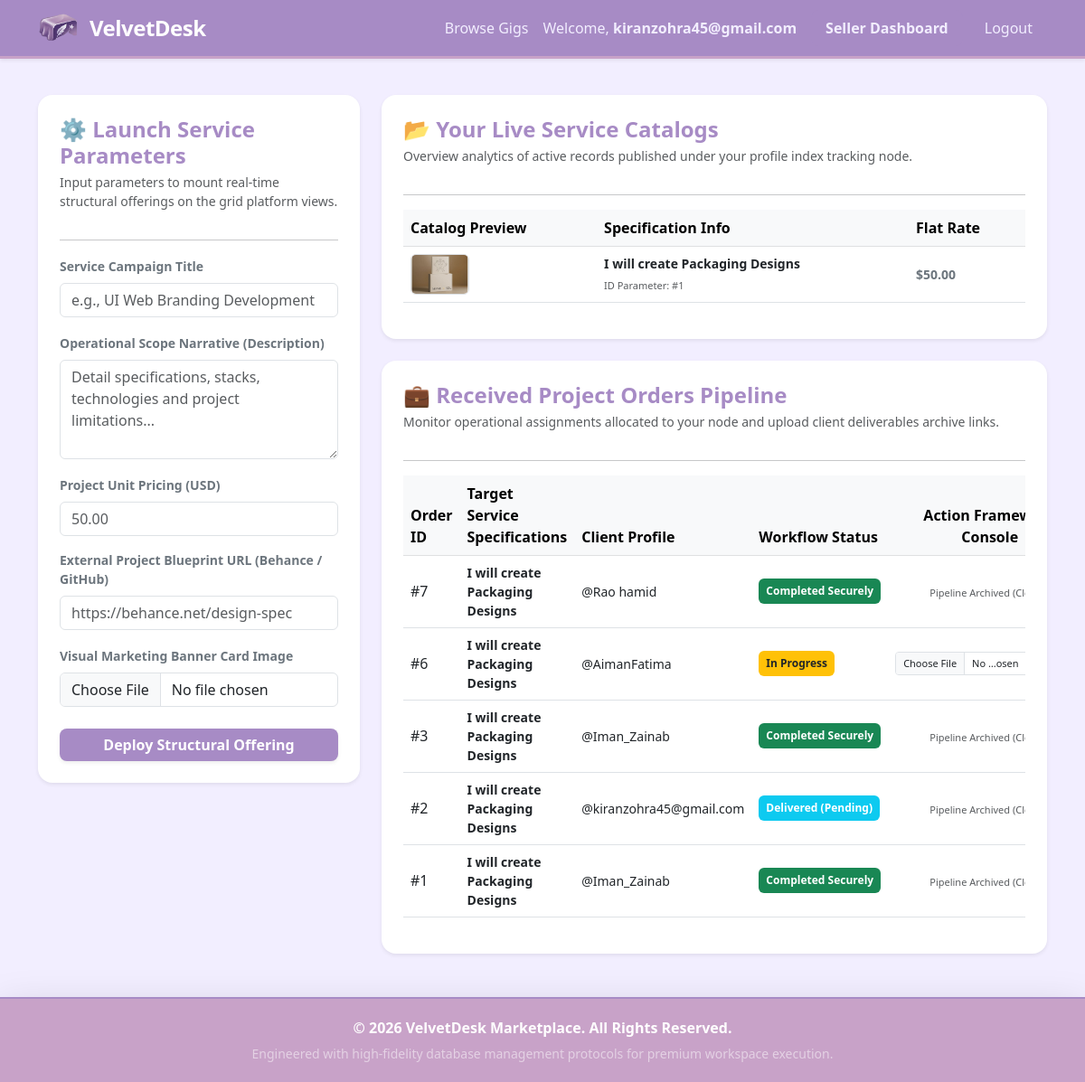
/dashboard.php (signed in), run on the app's committed database.
### tables this page shows
CREATE TABLE gigs (
        gig_id INTEGER PRIMARY KEY AUTOINCREMENT,
        user_id INTEGER,
        title TEXT NOT NULL,
        description TEXT NOT NULL,
        price REAL NOT NULL,
        image_path TEXT DEFAULT 'assets/default-gig.png',
        portfolio_link TEXT DEFAULT '',
        FOREIGN KEY (user_id) REFERENCES users(user_id) ON DELETE CASCADE
    );

CREATE TABLE orders (
        order_id INTEGER PRIMARY KEY AUTOINCREMENT,
        gig_id INTEGER,
        buyer_id INTEGER,
        seller_id INTEGER,
        order_status TEXT DEFAULT 'In Progress', 
        delivery_file_path TEXT DEFAULT NULL,
        submission_date DATETIME DEFAULT CURRENT_TIMESTAMP,
        FOREIGN KEY(gig_id) REFERENCES gigs(gig_id),
        FOREIGN KEY(buyer_id) REFERENCES users(user_id),
        FOREIGN KEY(seller_id) REFERENCES users(user_id)
    );

### dashboard.php (the view, shortened to what this page needs)
<?php
include 'config.php';
include 'header.php';
$current_user_id = $_SESSION['user_id'];
try {
    $gigs_sql = "SELECT * FROM gigs WHERE user_id = :user_id ORDER BY gig_id DESC";
    $gigs_stmt = $conn->prepare($gigs_sql);
    $gigs_stmt->bindParam(':user_id', $current_user_id);
    $gigs_stmt->execute();
    $my_gigs = $gigs_stmt->fetchAll(PDO::FETCH_ASSOC);
    $orders_sql = "SELECT orders.*, gigs.title, users.username AS buyer_name FROM orders
                   JOIN gigs ON orders.gig_id = gigs.gig_id
                   JOIN users ON orders.buyer_id = users.user_id
                   WHERE orders.seller_id = :user_id ORDER BY orders.order_id DESC";
    $orders_stmt = $conn->prepare($orders_sql);
    $orders_stmt->bindParam(':user_id', $current_user_id);
    $orders_stmt->execute();
    $received_orders = $orders_stmt->fetchAll(PDO::FETCH_ASSOC);
} catch (PDOException $e) {
    echo "<div class='alert alert-danger'>Pipeline Sync Failure: " . htmlspecialchars($e->getMessage()) . "</div>";
    $my_gigs = [];
    $received_orders = [];
}
?>
<div class="row mt-3">
    <div class="col-lg-4 mb-4">
        <div class="card p-4 border-0 shadow-sm rounded-4 bg-white">
            <h4 class="fw-bold mb-1" style="color: #A78BC5;">⚙️ Launch Service Parameters</h4>
            <p class="text-muted small">Input parameters to mount real-time structural offerings on the grid platform views.</p>
            <hr>
            <form action="dashboard.php" method="POST" enctype="multipart/form-data">
                <div class="mb-3">
                    <label class="form-label small fw-semibold text-secondary">Service Campaign Title</label>
                    <input type="text" name="title" class="form-control" placeholder="e.g., UI Web Branding Development" required>
                </div>
                <div class="mb-3">
                    <label class="form-label small fw-semibold text-secondary">Operational Scope Narrative (Description)</label>
                    <textarea name="description" class="form-control" rows="4" placeholder="Detail specifications, stacks, technologies and project limitations..." required></textarea>
                </div>
                <div class="mb-3">
                    <label class="form-label small fw-semibold text-secondary">Project Unit Pricing (USD)</label>
                    <input type="number" step="0.01" name="price" class="form-control" placeholder="50.00" required>
                </div>
                <div class="mb-3">
                    <label class="form-label small fw-semibold text-secondary">External Project Blueprint URL (Behance / GitHub)</label>
                    <input type="url" name="portfolio_link" class="form-control" placeholder="https://behance.net/design-spec">
                </div>
                <div class="mb-3">
                    <label class="form-label small fw-semibold text-secondary">Visual Marketing Banner Card Image</label>
                    <input type="file" name="gig_image" class="form-control" accept="image/*">
                </div>
                <button type="submit" name="publish_gig_btn" class="btn btn-velvet w-100 py-2.5 mt-2 shadow-sm">Deploy Structural Offering</button>
            </form>
        </div>
    </div>
    <div class="col-lg-8">
        <div class="card p-4 border-0 shadow-sm rounded-4 bg-white mb-4">
            <h4 class="fw-bold mb-1" style="color: #A78BC5;">📂 Your Live Service Catalogs</h4>
            <p class="text-muted small">Overview analytics of active records published under your profile index tracking node.</p>
            <hr>
            <?php if (empty($my_gigs)): ?>
                <p class="text-center text-muted py-4 small">No tracking points initialized on the public server cluster matrix yet.</p>
            <?php else: ?>
                <div class="table-responsive">
                    <table class="table align-middle">
                        <thead class="table-light">
                            <tr>
                                <th>Catalog Preview</th>
                                <th>Specification Info</th>
                                <th>Flat Rate</th>
                            </tr>
                        </thead>
                        <tbody>
                            <?php foreach ($my_gigs as $g): ?>
                                <tr>
                                    <td>
                                        <img src="<?php echo htmlspecialchars($g['image_path']); ?>" style="width: 65px; height: 45px; object-fit: cover; border-radius: 6px;" class="border">
                                    </td>
                                    <td>
                                        <div class="fw-bold text-dark small"><?php echo htmlspecialchars($g['title']); ?></div>
                                        <span class="text-muted" style="font-size: 11px;">ID Parameter: #<?php echo $g['gig_id']; ?></span>
                                    </td>
                                    <td class="fw-bold text-secondary small">$<?php echo number_format($g['price'], 2); ?></td>
                                </tr>
                            <?php endforeach; ?>
                        </tbody>
                    </table>
                </div>
            <?php endif; ?>
        </div>
        <div class="card p-4 shadow-sm border-0 rounded-4 bg-white">
            <h4 class="fw-bold mb-1" style="color: #A78BC5;">💼 Received Project Orders Pipeline</h4>
            <p class="text-muted small">Monitor operational assignments allocated to your node and upload client deliverables archive links.</p>
            <hr>
            <?php if (empty($received_orders)): ?>
                <p class="text-center text-muted py-4 small">No transactional tasks requested from consumer indexes yet.</p>
            <?php else: ?>
                <div class="table-responsive">
                    <table class="table align-middle">
                        <thead class="table-light">
                            <tr>
                                <th>Order ID</th>
                                <th>Target Service Specifications</th>
                                <th>Client Profile</th>
                                <th>Workflow Status</th>
                                <th class="text-center">Action Framework Console</th>
                            </tr>
                        </thead>
                        <tbody>
                            <?php foreach ($received_orders as $order): ?>
                                <tr>
                                    <td>#<?php echo $order['order_id']; ?></td>
                                    <td class="fw-bold text-dark small"><?php echo htmlspecialchars($order['title']); ?></td>
                                    <td class="small">@<?php echo htmlspecialchars($order['buyer_name']); ?></td>
                                    <td>
                                        <?php if ($order['order_status'] === 'In Progress'): ?>
                                            <span class="badge bg-warning text-dark p-2">In Progress</span>
                                        <?php elseif ($order['order_status'] === 'Delivered'): ?>
                                            <span class="badge bg-info text-white p-2">Delivered (Pending)</span>
                                        <?php else: ?>
                                            <span class="badge bg-success text-white p-2">Completed Securely</span>
                                        <?php endif; ?>
                                    </td>
                                    <td class="text-center">
                                        <?php if ($order['order_status'] === 'In Progress'): ?>
                                            <form action="orders.php" method="POST" enctype="multipart/form-data" class="d-flex align-items-center justify-content-center gap-1">
                                                <input type="file" name="delivery_file" class="form-control form-control-sm" required style="width: 150px; font-size:11px;">
                                            </form>
                                        <?php else: ?>
                                            <span class="text-muted small" style="font-size: 11px;">Pipeline Archived (Closed)</span>
                                        <?php endif; ?>
                                    </td>
                                </tr>
                            <?php endforeach; ?>
                        </tbody>
                    </table>
                </div>
            <?php endif; ?>
        </div>
    </div>
</div>
<?php include 'footer.php'; ?>

### header.php (shortened to what this page needs)
<!DOCTYPE html>
<html lang="en">
<head>
    <link href="https://cdn.jsdelivr.net/npm/bootstrap@5.3.0/dist/css/bootstrap.min.css" rel="stylesheet">
</head>
<body>
<nav class="navbar navbar-expand-lg navbar-dark mb-4 shadow-sm">
    <div class="container">
        <a class="navbar-brand d-flex align-items-center fs-4" href="index.php">
            <img src="assets/image-removebg-preview.png" alt="VelvetDesk Logo" style="height: 35px; width: auto; margin-right: 12px; object-fit: contain;">
            VelvetDesk
        </a>
        <div class="collapse navbar-collapse" id="navbarNav">
            <ul class="navbar-nav ms-auto align-items-center">
                <li class="nav-item"><a class="nav-link" href="index.php">Browse Gigs</a></li>
                <?php if (isset($_SESSION['user_id'])): ?>
                    <li class="nav-item">
                        <span class="nav-link text-light me-2">Welcome, <strong><?php echo htmlspecialchars($_SESSION['username']); ?></strong></span>
                    </li>
                    <?php if ($_SESSION['role'] === 'seller'): ?>
                        <li class="nav-item"><a class="nav-link btn btn-sm btn-velvet text-white px-3 me-2" href="dashboard.php">Seller Dashboard</a></li>
                    <?php else: ?>
                        <li class="nav-item"><a class="nav-link btn btn-sm btn-velvet text-white px-3 me-2" href="buyer_dashboard.php">My Orders Panel</a></li>
                    <?php endif; ?>
                    <li class="nav-item"><a class="nav-link text-white-50 btn btn-sm btn-dark px-3" href="logout.php">Logout</a></li>
                <?php else: ?>
                    <li class="nav-item"><a class="nav-link" href="login.php">Login</a></li>
                    <li class="nav-item"><a class="nav-link btn btn-sm btn-velvet text-white px-3" href="register.php">Join VelvetDesk</a></li>
                <?php endif; ?>
            </ul>
        </div>
    </div>
</nav>
<div class="container flex-grow-1">

### footer.php (shortened to what this page needs)
</div>
<footer class="footer mt-5 shadow-lg">
    <div class="container text-center">
        <p class="mb-1 fw-semibold">&copy; <?php echo date('Y'); ?> VelvetDesk Marketplace. All Rights Reserved.</p>
        <small class="text-white-50">Engineered with high-fidelity database management protocols for premium workspace execution.</small>
    </div>
</footer>
</body>
</html>

### header.php (style rules this page uses)
body { background-color: #F2EEFF; min-height: 100vh; display: flex; flex-direction: column; font-family: 'Segoe UI', Tahoma, Geneva, Verdana, sans-serif; }
.navbar { background-color: #A78BC5 !important; border-bottom: 3px solid #C8A2C8; }
.navbar-brand { color: #FFFFFF !important; font-weight: 700; letter-spacing: -0.5px; }
.nav-link { color: #F2EEFF !important; font-weight: 500; }
.footer { background-color: #C8A2C8; color: #FFFFFF; margin-top: auto; padding: 20px 0; border-top: 2px solid #A78BC5; }
.btn-velvet { background-color: #A78BC5; color: white; border: none; font-weight: 600; border-radius: 8px; transition: 0.3s; }

### data on the page
gigs: image_path (picture), title "I will create Packaging Designs", gig_id "1", price "50.00"
orders: order_id "7", gig.title "I will create Packaging Designs", buyer_name "Rao hamid", order_status "Completed Securely"
orders: order_id "6", gig.title "I will create Packaging Designs", buyer_name "AimanFatima", order_status "In Progress"
orders: order_id "3", gig.title "I will create Packaging Designs", buyer_name "Iman_Zainab", order_status "Completed Securely"
orders: order_id "2", gig.title "I will create Packaging Designs", buyer_name "kiranzohra45@gmail.com", order_status "Delivered (Pending)"
orders: order_id "1", gig.title "I will create Packaging Designs", buyer_name "Iman_Zainab", order_status "Completed Securely"

### other printed values
$_SESSION['username'] "kiranzohra45@gmail.com"
